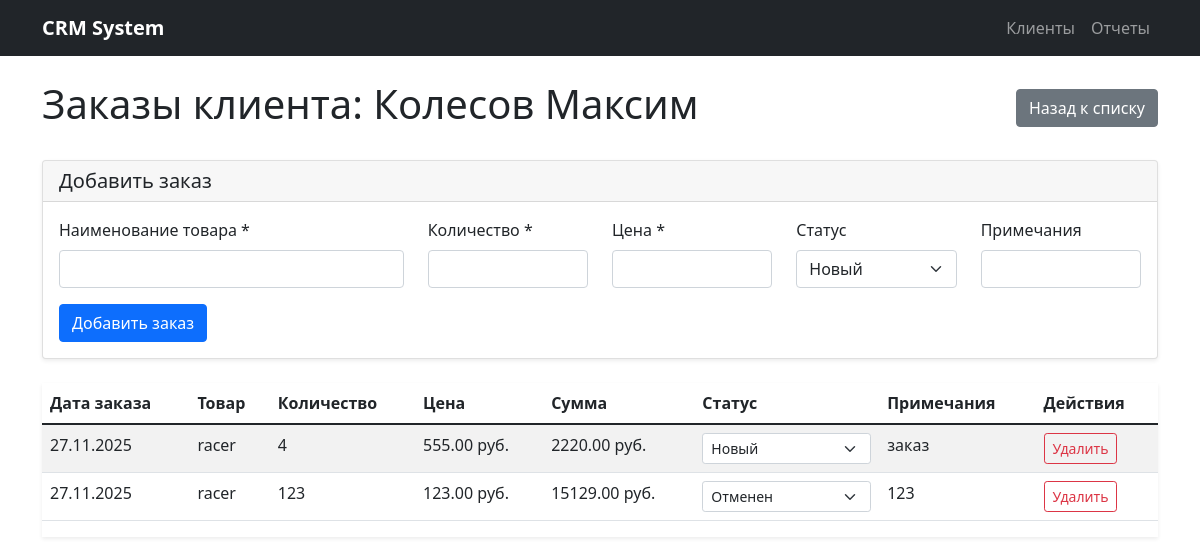
The page /customer/1/orders on the database its author committed.
### models.py (models this page shows)
class Customer(db.Model):
    id = db.Column(db.Integer, primary_key=True)
    last_name = db.Column(db.String(100), nullable=False)
    first_name = db.Column(db.String(100), nullable=False)
    middle_name = db.Column(db.String(100))
    email = db.Column(db.String(100))
    phone = db.Column(db.String(20))
    registration_date = db.Column(db.Date, nullable=False, default=datetime.utcnow)
    notes = db.Column(db.Text)
    orders = db.relationship('Order', backref='customer', lazy=True, cascade='all, delete-orphan')

class Order(db.Model):
    id = db.Column(db.Integer, primary_key=True)
    customer_id = db.Column(db.Integer, db.ForeignKey('customer.id'), nullable=False)
    order_date = db.Column(db.Date, nullable=False, default=datetime.utcnow)
    product_name = db.Column(db.String(200), nullable=False)
    quantity = db.Column(db.Integer, nullable=False)
    price = db.Column(db.Float, nullable=False)
    status = db.Column(db.String(50), default='Новый')
    notes = db.Column(db.Text)

### app.py (the view)
@app.route('/customer/<int:customer_id>/orders')
def customer_orders(customer_id):
    customer = Customer.query.get_or_404(customer_id)
    return render_template('orders.html', customer=customer)

### templates/orders.html (shortened to what this page needs)
{% extends "base.html" %}
{% block content %}
<div class="d-flex justify-content-between align-items-center mb-4">
    <h1>Заказы клиента: {{ customer.last_name }} {{ customer.first_name }}</h1>
    <a href="{{ url_for('index') }}" class="btn btn-secondary">Назад к списку</a>
</div>
<div class="card mb-4">
    <div class="card-header">
        <h5 class="mb-0">Добавить заказ</h5>
    </div>
    <div class="card-body">
        <form method="post" action="{{ url_for('new_order', customer_id=customer.id) }}">
            <div class="row">
                <div class="col-md-4">
                    <label class="form-label">Наименование товара *</label>
                    <input type="text" class="form-control" name="product_name" required>
                </div>
                <div class="col-md-2">
                    <label class="form-label">Количество *</label>
                    <input type="number" class="form-control" name="quantity" min="1" required>
                </div>
                <div class="col-md-2">
                    <label class="form-label">Цена *</label>
                    <input type="number" class="form-control" name="price" step="0.01" min="0" required>
                </div>
                <div class="col-md-2">
                    <label class="form-label">Статус</label>
                    <select class="form-select" name="status">
                        <option value="Новый">Новый</option>
                    </select>
                </div>
                <div class="col-md-2">
                    <label class="form-label">Примечания</label>
                    <input type="text" class="form-control" name="notes">
                </div>
            </div>
            <button type="submit" class="btn btn-primary mt-3">Добавить заказ</button>
        </form>
    </div>
</div>
{% if customer.orders %}
<div class="table-responsive">
    <table class="table table-striped">
        <thead>
            <tr>
                <th>Дата заказа</th>
                <th>Товар</th>
                <th>Количество</th>
                <th>Цена</th>
                <th>Сумма</th>
                <th>Статус</th>
                <th>Примечания</th>
                <th>Действия</th>
            </tr>
        </thead>
        <tbody>
            {% for order in customer.orders %}
            <tr>
                <td>{{ order.order_date.strftime('%d.%m.%Y') }}</td>
                <td>{{ order.product_name }}</td>
                <td>{{ order.quantity }}</td>
                <td>{{ "%.2f"|format(order.price) }} руб.</td>
                <td>{{ "%.2f"|format(order.quantity * order.price) }} руб.</td>
                <td>
                    <form method="post" action="{{ url_for('update_order_status', order_id=order.id) }}" class="d-inline">
                        <select name="status" class="form-select form-select-sm" onchange="this.form.submit()">
                            <option value="Новый" {% if order.status == 'Новый' %}selected{% endif %}>Новый</option>
                            <option value="Отменен" {% if order.status == 'Отменен' %}selected{% endif %}>Отменен</option>
                        </select>
                    </form>
                </td>
                <td>{{ order.notes or '-' }}</td>
                <td>
                    <form method="post" action="{{ url_for('delete_order', order_id=order.id) }}" class="d-inline">
                        <button type="submit" class="btn btn-sm btn-outline-danger" onclick="return confirm('Удалить заказ?')">Удалить</button>
                    </form>
                </td>
            </tr>
            {% endfor %}
        </tbody>
    </table>
</div>
{% else %}
<div class="alert alert-info">
    У этого клиента пока нет заказов.
</div>
{% endif %}
{% endblock %}

### static/style.css (style rules this page uses)
.table-responsive { box-shadow: 0 0.125rem 0.25rem rgba(0, 0, 0, 0.075); }
.card { box-shadow: 0 0.125rem 0.25rem rgba(0, 0, 0, 0.075); border: 1px solid rgba(0, 0, 0, 0.125); }

### rows shown on the page
Customer: last_name "Колесов", first_name "Максим"
Order: order_date "27.11.2025", product_name "racer", quantity "4", price "555.00", order.quantity*order.price "2220.00", status "Новый", notes "заказ"
Order: order_date "27.11.2025", product_name "racer", quantity "123", price "123.00", order.quantity*order.price "15129.00", status "Отменен", notes "123"
